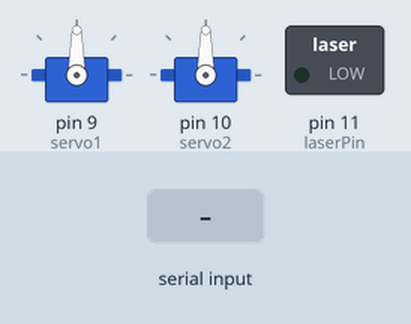
Recording of a sketch running on a simulated Arduino Uno, built with avr-gcc and run on an emulated ATmega328P. Parts: 2 × servo, switched loads named in the sketch (green lamp = pin HIGH). The test bench sets the inputs (shaded band).

Above: at 1.2 s.
1.3 s: "90,45\n" received over Serial
At 2.2 s:
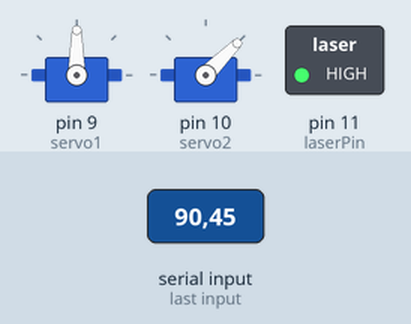
2.8 s: "30,150\n" received over Serial
At 3.4 s:
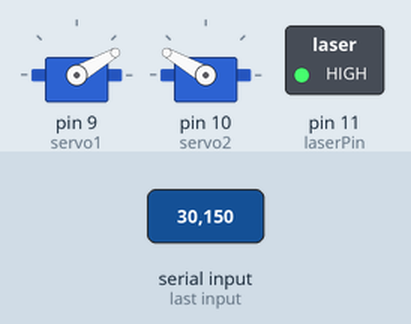
4.3 s: "1,90\n" received over Serial
At 5.6 s:
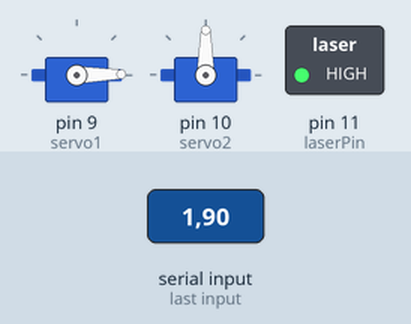
Timing chart, 0 to 7.3 s (numbered marks = the images above; inputs shaded):
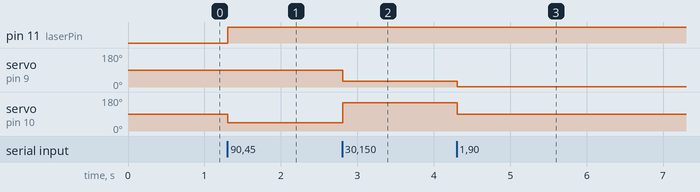

Measured:
- after the input at 1.3 s, pin 11 (laserPin): LOW → HIGH at once; servo on pin 10 (servo2): 90° → 45° at once
- after the input at 2.8 s, servo on pin 9 (servo1): 90° → 30° at once; servo on pin 10 (servo2): 45° → 150° at once
- after the input at 4.3 s, servo on pin 9 (servo1): 30° → 1° at once; servo on pin 10 (servo2): 150° → 90° at once

The sketch:

head_track_missile_launcher.ino
```cpp
#include <Servo.h>

Servo servo1;
Servo servo2;
const int laserPin = 11;

int currentX = 90;
int currentY = 90;

void setup() {
  Serial.begin(9600);
  servo1.attach(9);
  servo2.attach(10);
  pinMode(laserPin, OUTPUT);

  // Center servos initially
  servo1.write(currentX);
  servo2.write(currentY);
  digitalWrite(laserPin, LOW);
}

void loop() {
  if (Serial.available() > 0) {
    // Read string until newline: format "X,Y\n"
    String data = Serial.readStringUntil('\n');
    int commaIndex = data.indexOf(',');

    if (commaIndex > 0) {
      String xStr = data.substring(0, commaIndex);
      String yStr = data.substring(commaIndex + 1);

      currentX = xStr.toInt();
      currentY = yStr.toInt();

      servo1.write(currentX);
      servo2.write(currentY);

      // Keep laser ON while receiving commands
      digitalWrite(laserPin, HIGH);
    }
  } else {
    // Optional: Turn laser off if no connection for a long time
  }
}
```
